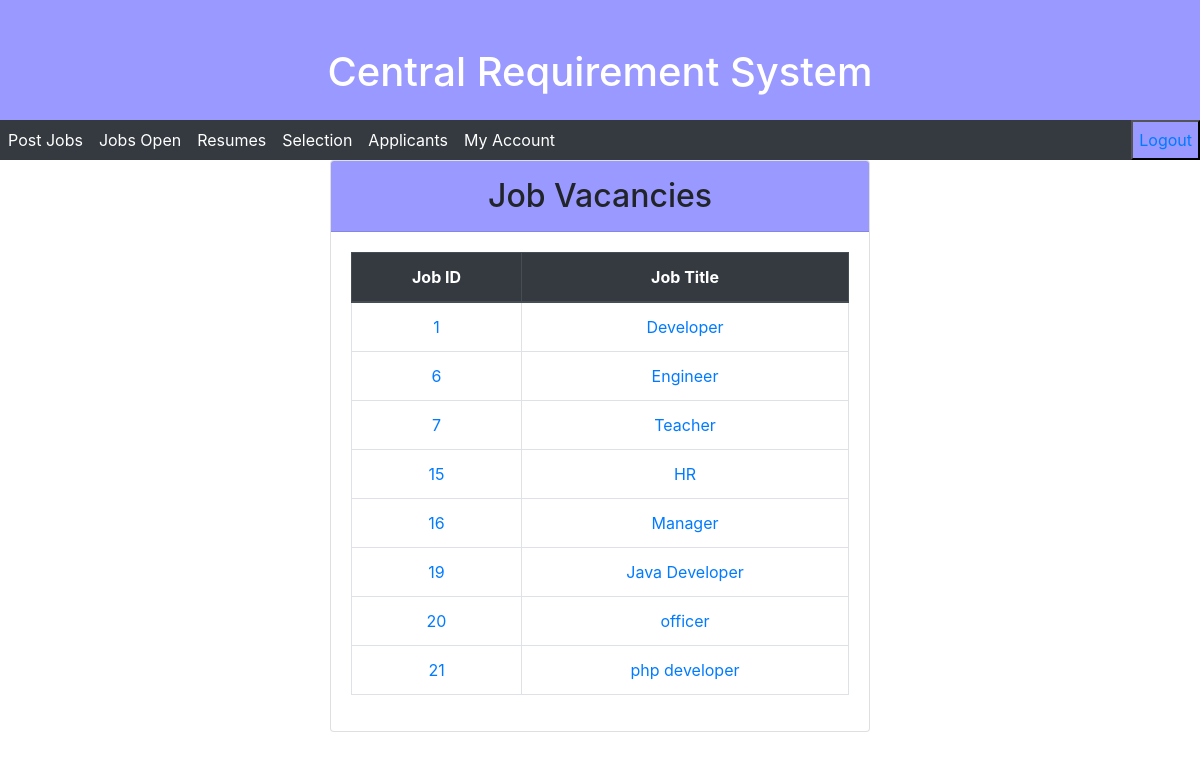
The page /Project/JobOpen.php (signed in) on the database its author committed.
### tables this page shows
CREATE TABLE `crsjobsopen` (
  `JobID` int(10) NOT NULL,
  `Title` text NOT NULL,
  `Category` text NOT NULL,
  `Qualification` text NOT NULL,
  `Skills` text NOT NULL,
  `Experience` text NOT NULL,
  `Place` text NOT NULL,
  `Salary` text NOT NULL,
  `nVacant` int(3) NOT NULL,
  `IsScheduled` int(1) NOT NULL
);

### Project/JobOpen.php (the view, shortened to what this page needs)
<?php
  include 'config/conn.php';
?>
<!DOCTYPE html>
<html>
<head>
  <link rel="stylesheet" href="https://maxcdn.bootstrapcdn.com/bootstrap/4.5.2/css/bootstrap.min.css">
</head>
   <body>
   <div class="container-fluid">
   <div class="row">
        <div class="col" style="background-color:#9999ff; height:120px; color:white;"><br><br><h1><center>Central Requirement System</center></h1></div>
   </div></div>
<nav class="navbar-expand-sm bg-dark" style="height:40px">
  <button type="button" style="float:right;background-color:#9999ff;height:40px;color:white"><a href="logout.php">Logout</button></a>
  <ul class="navbar-nav">
    <li class="nav-item">
      <a class="nav-link" href="PostNewJobs.php" style="color:white;">Post Jobs</a>
    </li>
    <li class="nav-item">
      <a class="nav-link" href="JobOpen.php" style="color:white;">Jobs Open</a>
    </li>
    <li class="nav-item">
      <a class="nav-link" href="resume_admin.php" style="color:white;">Resumes</a>
    </li>
    <li class="nav-item">
      <a class="nav-link" href="selection_admin.php" style="color:white;">Selection</a>
    </li>
     <li class="nav-item">
      <a class="nav-link" href="Applicant.php" style="color:white;">Applicants</a>
    </li>
     <li class="nav-item">
      <a class="nav-link" href="changepassword_admin.php" style="color:white;">My Account</a>
    </li>
  </ul>
</nav>
<div class="container">
    <div class="row">
      <div class="col-md-6">
              <div class="card">
                <h2 class= "card-header text-center text-black p-3" style="background-color:#9999ff;">Job Vacancies</h2>
                <div class="card-body">
                  <div class="table-responsive">
                  <table class="table table-hover table-bordered text-center">
                  <thead class="thead-dark">
                    <tr>
                      <th>Job ID</th>
                      <th>Job Title</th>
                    </tr>
                  </thead>
                 <tbody>
                  <?php
                    $query = "SELECT * FROM crsjobsopen";
                    $result = mysqli_query($conn, $query);
                    $r = mysqli_num_rows($result);
                    if($r > 0){
                    while ($row = mysqli_fetch_assoc($result)) {
                    $job_id = $row['JobID'];
                    $title = $row['Title'];
                    echo "<tr>
                          <td><a href='jobdetailsadmin.php?id=$job_id' class='card-link'> $job_id </a></td>
                          <td><a href='Jobdetailsadmin.php?id=$job_id' class='card-link'> $title </a></td>
                          </tr>
                    ";
                    }
                    }
                  ?>
                 </tbody>
                </table>
            </div>
        </div>
      </div>
</body>
</html>

### rows shown on the page
crsjobsopen: JobID "1", Title "Developer"
crsjobsopen: JobID "6", Title "Engineer"
crsjobsopen: JobID "7", Title "Teacher"
crsjobsopen: JobID "15", Title "HR"
crsjobsopen: JobID "16", Title "Manager"
crsjobsopen: JobID "19", Title "Java Developer"
crsjobsopen: JobID "20", Title "officer"
crsjobsopen: JobID "21", Title "php developer"
